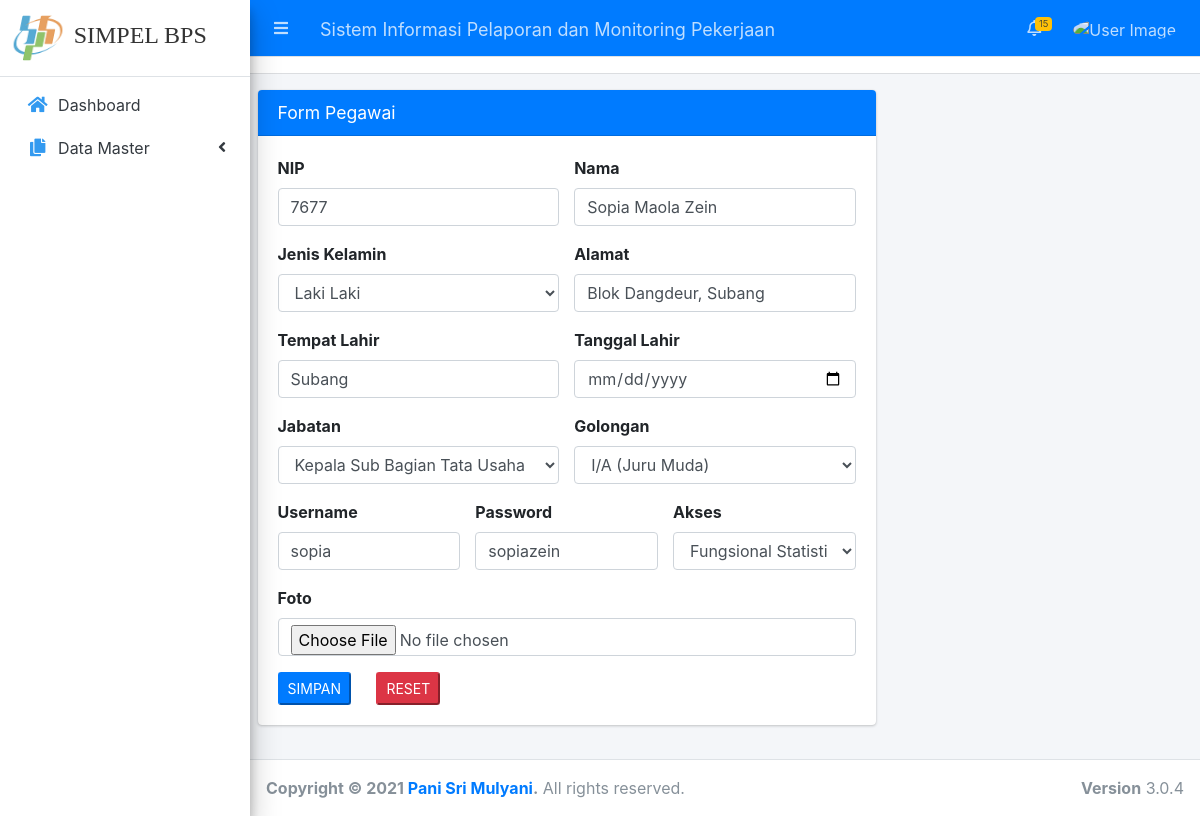
Screenshot of /index.php/Admin/Admin/edit_pegawai/82 with the database file from the repository.
### tables this page shows
CREATE TABLE `pegawai` (
  `nip` varchar(20) NOT NULL,
  `nama` varchar(50) NOT NULL,
  `jenis_kelamin` enum('Laki-laki','Perempuan','','') NOT NULL,
  `alamat` text NOT NULL,
  `tempatlahir` varchar(20) NOT NULL,
  `tanggallahir` date NOT NULL,
  `jabatan` varchar(40) NOT NULL,
  `namagolongan` varchar(20) NOT NULL,
  `id` int(11) NOT NULL,
  `username` varchar(20) NOT NULL,
  `password` varchar(20) NOT NULL,
  `akses` varchar(20) NOT NULL,
  `foto` varchar(100) NOT NULL,
  `email` varchar(191) NOT NULL
);

### application/controllers/Admin/Admin.php (called while the page is built, shortened)
<?php if ( ! defined('BASEPATH')) exit('No direct script access allowed');
class Admin extends CI_Controller {
	public function edit_pegawai ($id){
	$pegawai= $this->M_Pegawai->Getpegawai("where id ='$id'");
	$data = array(
		'nip'=> $pegawai[0] ['nip'],
		'nama' => $pegawai[0] ['nama'],
		'jenis_kelamin' => $pegawai[0] ['jenis_kelamin'],
		'alamat' => $pegawai[0] ['alamat'],
		'tempatlahir' => $pegawai[0] ['tempatlahir'],
		'tanggallahir ' => $pegawai[0] ['tanggallahir'],
		'jabatan' => $pegawai[0] ['jabatan'],
		'namagolongan' => $pegawai[0]['namagolongan'],
		'username' => $pegawai[0]  ['username'],
		'password' => $pegawai[0] ['password'],
			'akses'=> $pegawai[0] ['akses'] ,
		'foto' => $pegawai[0] ['foto'] );
	$data['content'] = 'Admin/v_editpegawai';
		$this->load->view('Admin/temp_admin', $data);
}
	}

### index.php (called while the page is built, shortened)
<?php
require_once BASEPATH.'core/CodeIgniter.php';

### application/models/M_Pegawai.php (called while the page is built, shortened)
<?php
class M_Pegawai extends CI_Model {
  public function Getpegawai($where="")
	{
		$data = $this->db->query('select * from pegawai '.$where);
		return $data->result_array();
	}
}

### application/views/Admin/v_editpegawai.php (the view, shortened to what this page needs)
<hr>
<div class="col-md-8">
            <div class="card card-primary">
              <div class="card-header">
                <h3 class="card-title">Form Pegawai</h3>
              </div>
              <div class="card-body">
                <form role="form" enctype ="multipart/form-data" method= "post" action ="<?php echo base_url()."index.php/Admin/Admin/do_editpegawai";?>">
                  <div class="row">
                    <div class="col-sm-6">
                      <div class="form-group">
                        <label>NIP</label>
                        <input type="text" class="form-control" name= "nip" value="<?php echo $nip; ?>" >
                      </div>
                    </div>
                    <div class="col-sm-6">
                      <div class="form-group">
                        <label>Nama</label>
                        <input type="text" class="form-control" value="<?php echo $nama; ?>" name="nama" >
                      </div>
                    </div>
                   <div class="col-sm-6">
                      <div class="form-group">
                        <label>Jenis Kelamin</label>
                         <select name="jenis_kelamin" class='form-control' value = "<?php echo $jenis_kelamin; ?>">
                            <option value="Laki - Laki">Laki Laki</option>
                            <option value="Perempuan">Perempuan</option></select>
                      </div>
                    </div>
                     <div class="col-sm-6">
                      <div class="form-group">
                        <label>Alamat</label>
                        <input  type = "text" class="form-control" rows="3" name="alamat" value ="<?php echo $alamat; ?>"></textarea>
                      </div>
                    </div>
                  </div>
                  <div class="row">
                    <div class="col-sm-6">
                 <div class="form-group">
                        <label>Tempat Lahir</label>
                        <input type="text" class="form-control" name = "tempatlahir" value="<?php echo $tempatlahir; ?>">
                      </div>
                    </div>
                    <div class="col-sm-6">
                      <div class="form-group">
                        <label>Tanggal Lahir</label>
                        <input type="date" class="form-control" name="tanggallahir" value="<?php echo $tanggallahir; ?>" >
                      </div>
                    </div>
                  </div>
                  <div class="row">
                     <div class="col-sm-6">
                      <div class="form-group">
                        <label>Jabatan</label>
                         <select name="jabatan" class='form-control' value="<?php echo $jabatan; ?>">
                            < <?php
                $sql = $this->db->get('jabatan');
                foreach ($sql->result() as $key => $value) {
                  ?>
                            <option value='<?php echo $value->jabatan ?>'><?php echo $value->jabatan ?> </option>
                  <?php
                }
               ?>
                        </select>
                      </div>
                    </div>
                     <div class="col-sm-6">
                      <div class="form-group">
                        <label>Golongan</label>
                         <select name="namagolongan" class='form-control' value="<?php echo $namagolongan; ?>">
                             <?php
                $sql = $this->db->get('golongan');
                foreach ($sql->result() as $key => $value) {
                  ?>
                            <option value='<?php echo $value->pangkat ?>'><?php echo $value->pangkat ?> </option>
                  <?php
                }
               ?>
                            </select>
                      </div>
                    </div>
                  </div>
                  <div class="row">
                    <div class="col-sm-4">
                      <div class="form-group">
                        <label>Username</label>
                        <input type="text" class="form-control" name = "username" value="<?php echo $username; ?>">
                      </div>
                    </div>
                    <div class="col-sm-4">
                      <div class="form-group">
                        <label>Password</label>
                        <input type="text" class="form-control" name="password" value="<?php echo $password; ?>">
                      </div>
                    </div>
                    <div class="col-sm-4">
                      <div class="form-group">
                        <label>Akses</label>
                        <select name="akses" class='form-control' value="<?php echo $akses; ?>" >
                            <option value="fungsional statistik">Fungsional Statistik</option>
                          </select>
                      </div>
                    </div>
                        <div class="col-sm-12">
                      <div class="form-group">
                        <label>Foto</label>
                         <input type="file" class="form-control" name="foto" required="required" value="<?php echo $foto; ?>" />
                      </div>
                    </div>
                    </div>
                     <div class="row">
                    <div class="col-sm-2">
                      <input type="submit" name="submit" value="SIMPAN" class="btn-sm btn-primary float-left">
                    </div>
                   <div class="col-sm-2">
                      <input type="reset"  value="RESET" class="btn-sm btn-danger">
                    </div>
                    </div>
                </form>
              </div>
            </div>
          </div>

### rows the page displays
pegawai: nip "7677", nama "Sopia Maola Zein", jenis_kelamin "Laki Laki", alamat "Blok Dangdeur, Subang", tempatlahir "Subang", username "sopia", password "sopiazein", akses "Fungsional Statistik"

### other values shown
form field jabatan "Kepala Sub Bagian Tata Usaha"
form field namagolongan "I/A (Juru Muda)"
